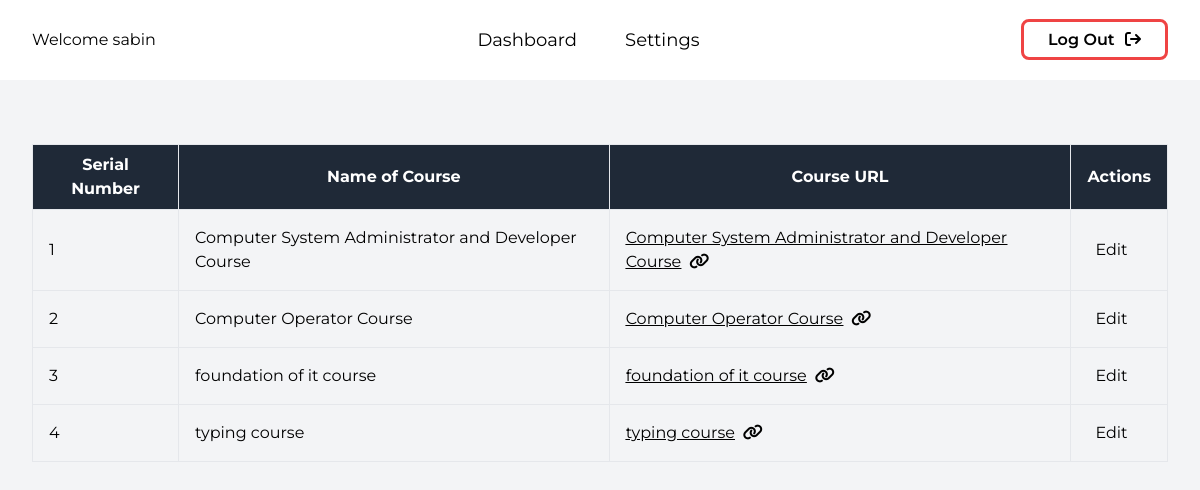
/admin/edit-course.php (signed in), run on the app's committed database.
### tables this page shows
CREATE TABLE IF NOT EXISTS `courses` (
  `id` int NOT NULL AUTO_INCREMENT,
  `course_id` bigint NOT NULL,
  `course_name` varchar(250) NOT NULL,
  `course_title` varchar(250) NOT NULL,
  `course_price` int NOT NULL,
  `course_description` text NOT NULL,
  `course_curriculum_brief` text NOT NULL,
  `course_aim` text NOT NULL,
  `course_objectives` text NOT NULL,
  `course_salient_features` text NOT NULL,
  `course_entry_criteria` text NOT NULL,
  `course_structure_downloadable` text,
  `course_structure_details` text,
  `course_url` varchar(250) NOT NULL,
  `enrollment_count` bigint NOT NULL DEFAULT '0',
  `createdat` timestamp NOT NULL DEFAULT CURRENT_TIMESTAMP,
  `updatedat` timestamp NOT NULL DEFAULT CURRENT_TIMESTAMP,
  PRIMARY KEY (`id`),
  UNIQUE KEY `course_id` (`course_id`)
);

### controllers/admin/course/get-all-course.php (called while the page is built, shortened)
<?php
function get_all_course($fromIndex = false)
{
    if ($stmt = $conn->prepare("SELECT course_id, course_name, course_title, course_price, course_description, course_curriculum_brief, course_aim, course_objectives, course_salient_features, course_entry_criteria, course_structure_downloadable, course_url, enrollment_count ,createdat, updatedat  FROM courses")) {
        $stmt->execute();
        $stmt->store_result();
        if ($stmt->num_rows > 0) {
            return $stmt;
        } else {
            return false;
        }
    } else {
        return false;
    }
}

### public/admin/edit-course.php (the view, shortened to what this page needs)
<?php
$show_all_courses = false;
if (!isset($_POST["submit"])) {
    if (isset($_GET["id"])) {
        $show_all_courses = false;
        require_once("../../controllers/admin/course/edit-course.php");
        $c_id = doubleval(htmlspecialchars($_GET["id"]));
        if (!$c_id) {
            exit(header("./index.php"));
        }
        $stmt2 = get_course_details($c_id);
    } else {
        $show_all_courses = true;
        require_once("../../controllers/admin/course/get-all-course.php");
        $stmt = get_all_course();
    }
}
?>
<!DOCTYPE html>
<html lang="en">
<head>
    <link rel="stylesheet" href="../assets/styles/style.css">
    <link rel="stylesheet" href="https://cdnjs.cloudflare.com/ajax/libs/font-awesome/6.1.1/css/all.min.css" />
</head>
<body>
    <?php require_once("./include/navbar.php") ?>
    <section class="bg-gray-100 min-h-screen">
        <section class="max-w-[1400px] mx-auto px-8">
            <?php
            if ($show_all_courses && !isset($_POST["submit"])) {
                if ($stmt) {
                    $stmt->bind_result($course_id, $course_name, $course_title, $course_price, $course_description, $course_curriculum_brief, $course_aim, $course_objectives, $course_salient_features, $course_entry_criteria, $course_structure_downloadable, $course_url, $enrolled_count, $createdat, $updatedat);
                    $count = 0;
                    echo '<section class="py-8 flex items-center justify-between overflow-x-hidden no-wrap space-x-4 relative ">';
                    echo '<section class="my-8 animatein flex items-center justify-between no-wrap space-x-4 overflow-x-auto cursor-grab active:cursor-grabbing slider1" id="slider1">';
                    echo '<table class="mx-auto rounded-lg border border-collapse">';
                    echo '<tr class="bg-gray-800 text-white">
                            <th class="border px-4 py-2 cursor-default" >Serial Number</th>
                            <th class="border px-4 py-2 cursor-default" >Name of Course</th>
                            <th class="border px-4 py-2 cursor-default" >Course URL</th>
                            <th class="border px-4 py-2 cursor-default" >Actions</th>
                        </tr>';
                    while ($stmt->fetch()) {
                        echo '<tr class="border hover:bg-gray-200">';
                        echo '<td class="border p-4 cursor-default" >' . ++$count . '</td>';
                        echo '<td class="border p-4 cursor-default" >' . $course_name . '</td>';
                        echo '<td class="border p-4 underline cursor-pointer" ><a href="../courses/' . $course_url . '">' . $course_name . '</a><i class="fa-solid fa-link px-2"></i></td>';
                        echo '<td class="border p-4 cursor-default" >
                                <a href="?id=' . $course_id . '" class="hover:bg-gray-500 hover:text-white px-2 py-1 rounded-lg">Edit</a>
                              </td>';
                        echo '</tr>';
                    }
                    echo '</table>';
                    echo '</section>';
                    echo '</section>';
                }
            }
            ?>
        </section>
    </section>
</body>
</html>

### public/assets/styles/style.css (style rules this page uses)
html { line-height: 1.5; -webkit-text-size-adjust: 100%; -moz-tab-size: 4; -o-tab-size: 4; tab-size: 4; font-family: ui-sans-serif, system-ui, -apple-system, BlinkMacSystemFont, "Segoe UI", Roboto, "Helvetica Neue", Arial, "Noto Sans", sans-serif, "Apple Color Emoji", "Segoe UI Emoji", "Segoe UI Symbol", "Noto Color Emoji"; }
body { margin: 0; line-height: inherit; }
a { color: inherit; text-decoration: inherit; }
table { text-indent: 0; border-color: inherit; border-collapse: collapse; }
.relative { position: relative; }
.mx-auto { margin-left: auto; margin-right: auto; }
.my-8 { margin-top: 2rem; margin-bottom: 2rem; }
.flex { display: flex; }
.min-h-screen { min-height: 100vh; }
.max-w-\[1400px\] { max-width: 1400px; }
.border-collapse { border-collapse: collapse; }
.cursor-grab { cursor: -webkit-grab; cursor: grab; }
.cursor-default { cursor: default; }
.cursor-pointer { cursor: pointer; }
.items-center { align-items: center; }
.justify-between { justify-content: space-between; }
.overflow-x-auto { overflow-x: auto; }
.overflow-x-hidden { overflow-x: hidden; }
.rounded-lg { border-radius: 0.5rem; }
.border { border-width: 1px; }
.bg-gray-800 { --tw-bg-opacity: 1; background-color: rgb(31 41 55 / var(--tw-bg-opacity)); }
.bg-gray-100 { --tw-bg-opacity: 1; background-color: rgb(243 244 246 / var(--tw-bg-opacity)); }
.p-4 { padding: 1rem; }
.px-8 { padding-left: 2rem; padding-right: 2rem; }
.px-4 { padding-left: 1rem; padding-right: 1rem; }
.py-2 { padding-top: 0.5rem; padding-bottom: 0.5rem; }
.px-2 { padding-left: 0.5rem; padding-right: 0.5rem; }
.py-8 { padding-top: 2rem; padding-bottom: 2rem; }
.py-1 { padding-top: 0.25rem; padding-bottom: 0.25rem; }
.text-white { --tw-text-opacity: 1; color: rgb(255 255 255 / var(--tw-text-opacity)); }
.underline { -webkit-text-decoration-line: underline; text-decoration-line: underline; }
body, html { font-family: "Montserrat", sans-serif; scroll-behavior: smooth; }
.animatein { -webkit-animation: fadein 0.5s linear forwards; animation: fadein 0.5s linear forwards; }

### data on the page
courses: course_name "Computer System Administrator and Developer Course"
courses: course_name "Computer Operator Course"
courses: course_name "foundation of it course"
courses: course_name "typing course"

### other printed values
$_SESSION["admin_username"] "sabin"
